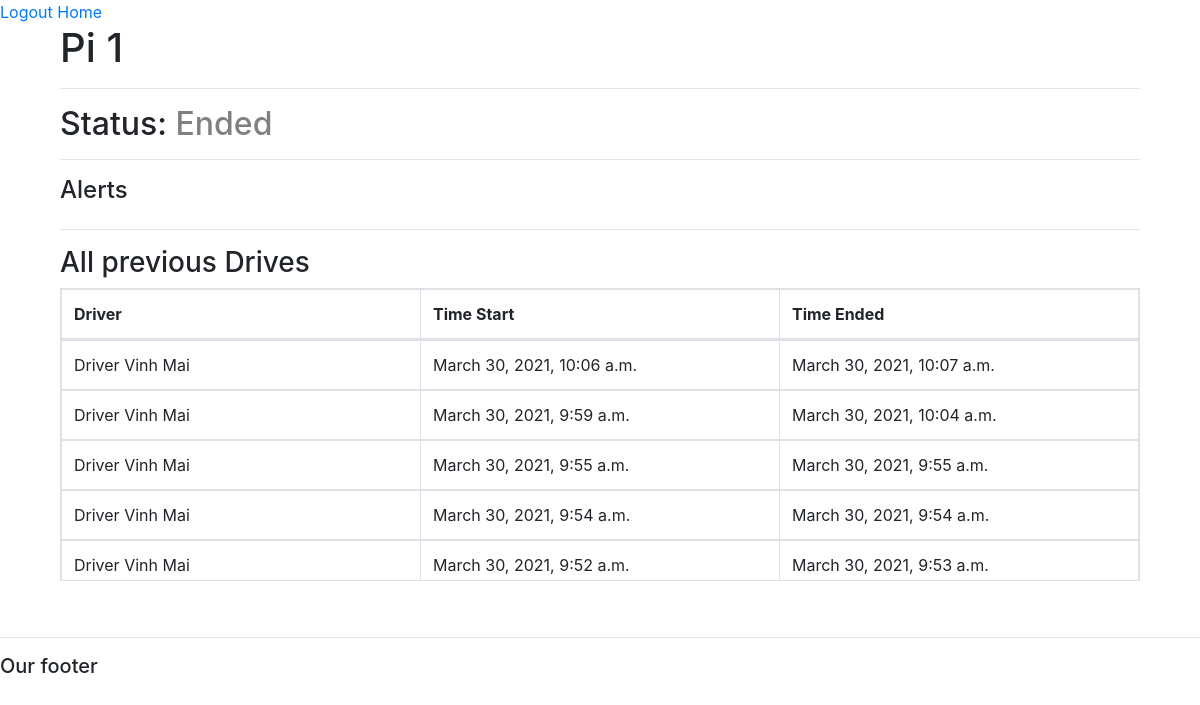
/drives/drives_of_pi/1/, run on an earlier commit of the app's database.
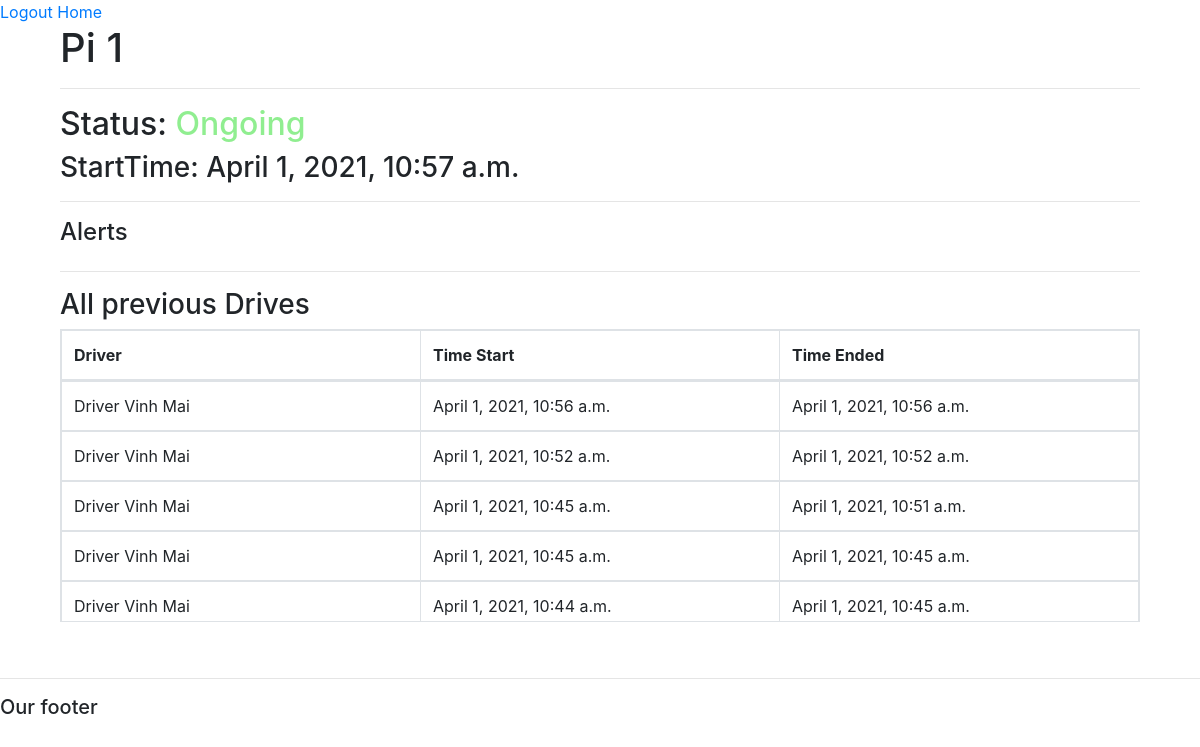
And on a later commit of the database.
### realtime/models.py (models this page shows, shortened)
class Drive(models.Model):
    STATUS = (
        ("ongoing", "ongoing"),
        ("ended", "ended"),
    )
    device = models.ForeignKey(RaspDevice, null=True, on_delete=models.CASCADE)
    startTime = models.DateTimeField(null=True)
    status = models.CharField(max_length=20, choices=STATUS)
    endTime = models.DateTimeField(null=True)

### accounts/models.py (models this page shows, shortened)
class RaspDevice(models.Model):
    STATUS = (
        ("online", "online"),
        ("offline", "offline"),
    )
    name = models.CharField(max_length=50)
    car = models.OneToOneField(Car, null=True, on_delete=models.SET_NULL)
    status = models.CharField(max_length=50, null=True, blank=True, choices=STATUS)
    lastActive = models.DateTimeField(null=True, blank=True)
    date_created = models.DateTimeField(auto_now_add=True)
    def __str__(self):
        return self.name

class Car(models.Model):
    name = models.CharField(max_length=50)
    driver = models.ForeignKey(Driver, null=True, on_delete=models.CASCADE)

class Driver(models.Model):
    profile = models.OneToOneField(Profile, null=True, on_delete=models.CASCADE)
    licenseDriver = models.CharField(max_length=10, null=True, blank=True)
    def __str__(self):
        return "Driver " + self.profile.name

class Profile(models.Model):
    ROLES = (
        ("admin", "admin"),
        ("driver", "driver"),
    )
    user = models.OneToOneField(User, null=True, blank=True, on_delete=models.CASCADE)
    name = models.CharField(max_length=50)
    phone = models.CharField(max_length=20, null=True, blank=True)
    role = models.CharField(max_length=20, choices=ROLES)
    email = models.CharField(max_length=30, null=True, blank=True)
    date_created = models.DateTimeField(auto_now_add=True)

### realtime/views.py (the view)
# urls.py: path("drives_of_pi/<str:id>/", views.drivesOfPi, name="drivesOfPi"),
def drivesOfPi(request, id):
    piDevice = RaspDevice.objects.get(id=id)
    previousDrives = (
        piDevice.drive_set.all().filter(status="ended").order_by("-startTime")
    )
    onDrive = (
        piDevice.drive_set.all().get(status="ongoing")
        if piDevice.status == "online"
        else None
    )
    context = {"pi": piDevice, "previousDrives": previousDrives, "onDrive": onDrive}
    return render(request, "drivesOfPi.html", context)

### realtime/templates/drivesOfPi.html (shortened to what this page needs)
{% extends 'accounts/main.html' %} {% load static %} {% block content %}
<div class="container">
    <div class="container">
        <h1>{{ pi }}</h1>
        <hr>
        <div class="info">
            {% if pi.status == 'online' %}
            <h2>Status: <span style="color: lightgreen;">Ongoing</span></h2>
            <h3>StartTime: {{ onDrive.startTime }}</h3>
            {% else %}
            <h2>Status: <span style="color: gray;">Ended</span></h2>
            {% endif %}
        </div>
        <hr>
        <div class="alert-container">
            <h4>Alerts</h4>
        </div>
        <hr>
        <div class="historyTable">
            <h3>All previous Drives</h3>
            <div>
                <table class="table table-bordered">
                    <thead>
                        <tr>
                            <th scope="col">Driver</th>
                            <th scope="col">Time Start</th>
                            <th scope="col">Time Ended</th>
                        </tr>
                    </thead>
                    <tbody id="myTable">
                        {% for drive in previousDrives %}
                        <tr>
                            <td>{{ drive.device.car.driver }}</td>
                            <td>{{ drive.startTime }}</td>
                            <td>{{ drive.endTime }}</td>
                        </tr>
                        {% endfor %}
                    </tbody>
                </table>
            </div>
        </div>
    </div>
    <br>
</div>
{% endblock %}

What changed in the data, as far as the page shows it:
no longer on this page (row unchanged): Drive: device.car.driver "Driver Vinh Mai", startTime "March 30, 2021, 10:06 a.m.", endTime "March 30, 2021, 10:07 a.m."
no longer on this page (row unchanged): Drive: device.car.driver "Driver Vinh Mai", startTime "March 30, 2021, 9:59 a.m.", endTime "March 30, 2021, 10:04 a.m."
no longer on this page (row unchanged): Drive: device.car.driver "Driver Vinh Mai", startTime "March 30, 2021, 9:55 a.m.", endTime "March 30, 2021, 9:55 a.m."
no longer on this page (row unchanged): Drive: device.car.driver "Driver Vinh Mai", startTime "March 30, 2021, 9:54 a.m.", endTime "March 30, 2021, 9:54 a.m."
no longer on this page (row unchanged): Drive: device.car.driver "Driver Vinh Mai", startTime "March 30, 2021, 9:52 a.m.", endTime "March 30, 2021, 9:53 a.m."
changed RaspDevice "Pi 1": status "offline" → "online" (drawn)
added Drive: startTime "April 1, 2021, 10:57 a.m."
added Drive: device.car.driver "Driver Vinh Mai", startTime "April 1, 2021, 10:56 a.m.", endTime "April 1, 2021, 10:56 a.m."
added Drive: device.car.driver "Driver Vinh Mai", startTime "April 1, 2021, 10:52 a.m.", endTime "April 1, 2021, 10:52 a.m."
added Drive: device.car.driver "Driver Vinh Mai", startTime "April 1, 2021, 10:45 a.m.", endTime "April 1, 2021, 10:51 a.m."
added Drive: device.car.driver "Driver Vinh Mai", startTime "April 1, 2021, 10:45 a.m.", endTime "April 1, 2021, 10:45 a.m."
added Drive: device.car.driver "Driver Vinh Mai", startTime "April 1, 2021, 10:44 a.m.", endTime "April 1, 2021, 10:45 a.m."
Also different on the page:
text no longer shown: "Ended"
text now shown: "Ongoing StartTime:"
